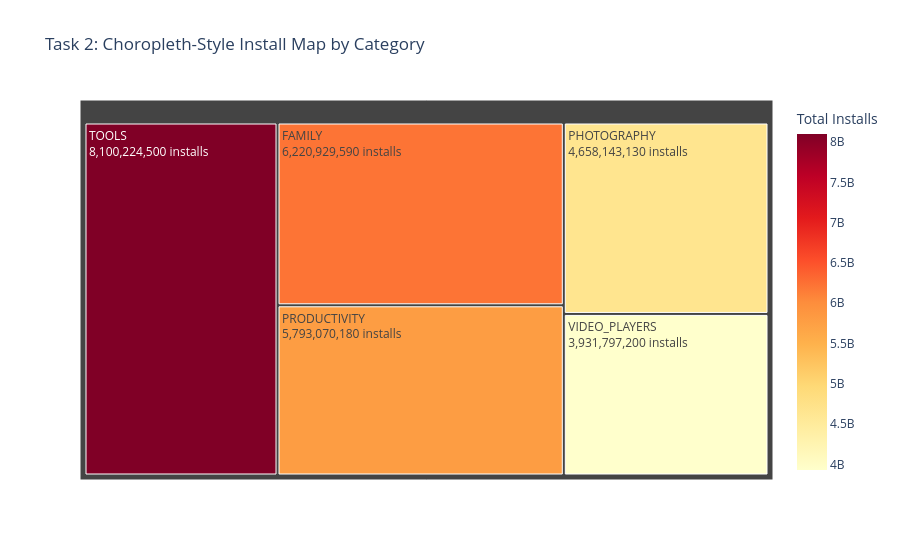

Notebook source saved alongside this figure:
### Code cell
# Step 4 & 5: Time-Gated Plotly Choropleth-Style Treemap

# Enforce the 6 PM to 8 PM IST display window
if not is_within_time_window(18, 20):
    current_time = get_ist_now().strftime('%H:%M IST')
    print(f"Current time: {current_time}")
    print("This visualization is only available between 6 PM and 8 PM IST.")
else:
    print("Final validation: ensure we have at least 1 category to plot")
# if True:
    if task2_agg.shape[0] == 0:
        print("No categories survived the filters. Cannot generate chart.")
    else:
        fig = px.treemap(
            task2_agg,
            path=['Category'],
            values='Total_Installs',
            color='Total_Installs',
            color_continuous_scale='YlOrRd',  # Yellow to Red intensity scale
            title='Task 2: Choropleth-Style Install Map by Category',
            hover_data={'High_Install': True, 'Total_Installs': ':,.0f'}
        )

        fig.update_layout(
            coloraxis_colorbar=dict(title='Total Installs'),
            template='plotly_white'
        )

        fig.update_traces(
            textinfo='label+value',
            texttemplate='%{label}<br>%{value:,.0f} installs'
        )

        fig.show()
        print(f"Chart rendered at {get_ist_now().strftime('%H:%M:%S IST')}")

### Figure 1 — Plotly figure (JSON) as saved in the notebook; plotly's stock layout.template omitted (floating-point values rounded to 4 significant figures)
{"data": [{"branchvalues": "total", "customdata": [["> 1M Installs", 8100000000.0], ["> 1M Installs", 6220929590], ["> 1M Installs", 5793070180], ["> 1M Installs", 4658143130], ["> 1M Installs", 3931797200]], "domain": {"x": [0, 1], "y": [0, 1]}, "hovertemplate": "labels=%{label}<br>Total_Installs_sum=%{value}<br>parent=%{parent}<br>id=%{id}<br>High_Install=%{customdata[0]}<br>Total_Installs=%{color:,.0f}<extra></extra>", "ids": ["TOOLS", "FAMILY", "PRODUCTIVITY", "PHOTOGRAPHY", "VIDEO_PLAYERS"], "labels": ["TOOLS", "FAMILY", "PRODUCTIVITY", "PHOTOGRAPHY", "VIDEO_PLAYERS"], "marker": {"coloraxis": "coloraxis", "colors": [8100000000.0, 6221000000.0, 5793000000.0, 4658000000.0, 3932000000.0]}, "name": "", "parents": ["", "", "", "", ""], "textinfo": "label+value", "texttemplate": "%{label}<br>%{value:,.0f} installs", "type": "treemap", "values": [8100000000.0, 6221000000.0, 5793000000.0, 4658000000.0, 3932000000.0]}], "layout": {"coloraxis": {"colorbar": {"title": {"text": "Total Installs"}}, "colorscale": [[0, "rgb(255,255,204)"], [0.125, "rgb(255,237,160)"], [0.25, "rgb(254,217,118)"], [0.375, "rgb(254,178,76)"], [0.5, "rgb(253,141,60)"], [0.625, "rgb(252,78,42)"], [0.75, "rgb(227,26,28)"], [0.875, "rgb(189,0,38)"], [1, "rgb(128,0,38)"]]}, "legend": {"tracegroupgap": 0}, "title": {"text": "Task 2: Choropleth-Style Install Map by Category"}}}
